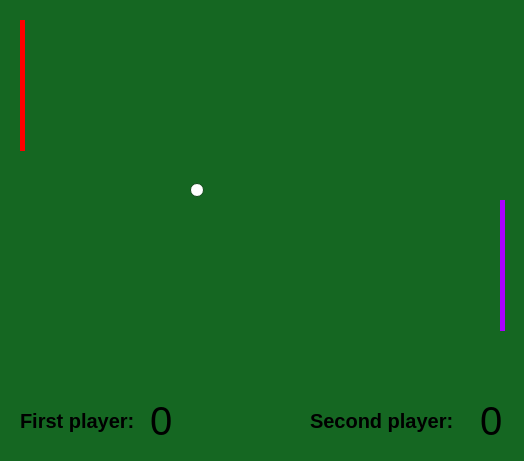
<?xml version="1.0" encoding="UTF-8"?>
<ui version="4.0">
 <class>MainWindow</class>
 <widget class="QMainWindow" name="MainWindow">
  <property name="geometry">
   <rect>
    <x>0</x>
    <y>0</y>
    <width>524</width>
    <height>461</height>
   </rect>
  </property>
  <property name="palette">
   <palette>
    <active>
     <colorrole role="Base">
      <brush brushstyle="SolidPattern">
       <color alpha="255">
        <red>255</red>
        <green>255</green>
        <blue>255</blue>
       </color>
      </brush>
     </colorrole>
     <colorrole role="Window">
      <brush brushstyle="SolidPattern">
       <color alpha="255">
        <red>21</red>
        <green>103</green>
        <blue>34</blue>
       </color>
      </brush>
     </colorrole>
    </active>
    <inactive>
     <colorrole role="Base">
      <brush brushstyle="SolidPattern">
       <color alpha="255">
        <red>255</red>
        <green>255</green>
        <blue>255</blue>
       </color>
      </brush>
     </colorrole>
     <colorrole role="Window">
      <brush brushstyle="SolidPattern">
       <color alpha="255">
        <red>21</red>
        <green>103</green>
        <blue>34</blue>
       </color>
      </brush>
     </colorrole>
    </inactive>
    <disabled>
     <colorrole role="Base">
      <brush brushstyle="SolidPattern">
       <color alpha="255">
        <red>21</red>
        <green>103</green>
        <blue>34</blue>
       </color>
      </brush>
     </colorrole>
     <colorrole role="Window">
      <brush brushstyle="SolidPattern">
       <color alpha="255">
        <red>21</red>
        <green>103</green>
        <blue>34</blue>
       </color>
      </brush>
     </colorrole>
    </disabled>
   </palette>
  </property>
  <property name="windowTitle">
   <string>Ping pong</string>
  </property>
  <property name="autoFillBackground">
   <bool>true</bool>
  </property>
  <widget class="QWidget" name="centralwidget">
   <widget class="QRadioButton" name="radioButton">
    <property name="geometry">
     <rect>
      <x>190</x>
      <y>180</y>
      <width>21</width>
      <height>21</height>
     </rect>
    </property>
    <property name="text">
     <string/>
    </property>
   </widget>
   <widget class="QLabel" name="label">
    <property name="geometry">
     <rect>
      <x>20</x>
      <y>20</y>
      <width>5</width>
      <height>131</height>
     </rect>
    </property>
    <property name="palette">
     <palette>
      <active>
       <colorrole role="Base">
        <brush brushstyle="SolidPattern">
         <color alpha="255">
          <red>255</red>
          <green>255</green>
          <blue>255</blue>
         </color>
        </brush>
       </colorrole>
       <colorrole role="Window">
        <brush brushstyle="SolidPattern">
         <color alpha="255">
          <red>255</red>
          <green>0</green>
          <blue>0</blue>
         </color>
        </brush>
       </colorrole>
      </active>
      <inactive>
       <colorrole role="Base">
        <brush brushstyle="SolidPattern">
         <color alpha="255">
          <red>255</red>
          <green>255</green>
          <blue>255</blue>
         </color>
        </brush>
       </colorrole>
       <colorrole role="Window">
        <brush brushstyle="SolidPattern">
         <color alpha="255">
          <red>255</red>
          <green>0</green>
          <blue>0</blue>
         </color>
        </brush>
       </colorrole>
      </inactive>
      <disabled>
       <colorrole role="Base">
        <brush brushstyle="SolidPattern">
         <color alpha="255">
          <red>255</red>
          <green>0</green>
          <blue>0</blue>
         </color>
        </brush>
       </colorrole>
       <colorrole role="Window">
        <brush brushstyle="SolidPattern">
         <color alpha="255">
          <red>255</red>
          <green>0</green>
          <blue>0</blue>
         </color>
        </brush>
       </colorrole>
      </disabled>
     </palette>
    </property>
    <property name="autoFillBackground">
     <bool>true</bool>
    </property>
    <property name="text">
     <string/>
    </property>
   </widget>
   <widget class="QLabel" name="label_2">
    <property name="geometry">
     <rect>
      <x>500</x>
      <y>200</y>
      <width>5</width>
      <height>131</height>
     </rect>
    </property>
    <property name="palette">
     <palette>
      <active>
       <colorrole role="Base">
        <brush brushstyle="SolidPattern">
         <color alpha="255">
          <red>255</red>
          <green>255</green>
          <blue>255</blue>
         </color>
        </brush>
       </colorrole>
       <colorrole role="Window">
        <brush brushstyle="SolidPattern">
         <color alpha="255">
          <red>169</red>
          <green>0</green>
          <blue>254</blue>
         </color>
        </brush>
       </colorrole>
      </active>
      <inactive>
       <colorrole role="Base">
        <brush brushstyle="SolidPattern">
         <color alpha="255">
          <red>255</red>
          <green>255</green>
          <blue>255</blue>
         </color>
        </brush>
       </colorrole>
       <colorrole role="Window">
        <brush brushstyle="SolidPattern">
         <color alpha="255">
          <red>169</red>
          <green>0</green>
          <blue>254</blue>
         </color>
        </brush>
       </colorrole>
      </inactive>
      <disabled>
       <colorrole role="Base">
        <brush brushstyle="SolidPattern">
         <color alpha="255">
          <red>169</red>
          <green>0</green>
          <blue>254</blue>
         </color>
        </brush>
       </colorrole>
       <colorrole role="Window">
        <brush brushstyle="SolidPattern">
         <color alpha="255">
          <red>169</red>
          <green>0</green>
          <blue>254</blue>
         </color>
        </brush>
       </colorrole>
      </disabled>
     </palette>
    </property>
    <property name="autoFillBackground">
     <bool>true</bool>
    </property>
    <property name="text">
     <string/>
    </property>
   </widget>
   <widget class="QLabel" name="label_3">
    <property name="geometry">
     <rect>
      <x>150</x>
      <y>400</y>
      <width>21</width>
      <height>41</height>
     </rect>
    </property>
    <property name="font">
     <font>
      <pointsize>30</pointsize>
     </font>
    </property>
    <property name="text">
     <string>0</string>
    </property>
   </widget>
   <widget class="QLabel" name="label_4">
    <property name="geometry">
     <rect>
      <x>480</x>
      <y>400</y>
      <width>21</width>
      <height>41</height>
     </rect>
    </property>
    <property name="font">
     <font>
      <pointsize>30</pointsize>
     </font>
    </property>
    <property name="text">
     <string>0</string>
    </property>
   </widget>
   <widget class="QLabel" name="label_5">
    <property name="geometry">
     <rect>
      <x>20</x>
      <y>400</y>
      <width>121</width>
      <height>41</height>
     </rect>
    </property>
    <property name="font">
     <font>
      <pointsize>15</pointsize>
      <weight>75</weight>
      <bold>true</bold>
     </font>
    </property>
    <property name="text">
     <string>First player:</string>
    </property>
   </widget>
   <widget class="QLabel" name="label_6">
    <property name="geometry">
     <rect>
      <x>310</x>
      <y>400</y>
      <width>151</width>
      <height>41</height>
     </rect>
    </property>
    <property name="font">
     <font>
      <pointsize>15</pointsize>
      <weight>75</weight>
      <bold>true</bold>
     </font>
    </property>
    <property name="text">
     <string>Second player:</string>
    </property>
   </widget>
  </widget>
 </widget>
 <resources/>
 <connections/>
</ui>
